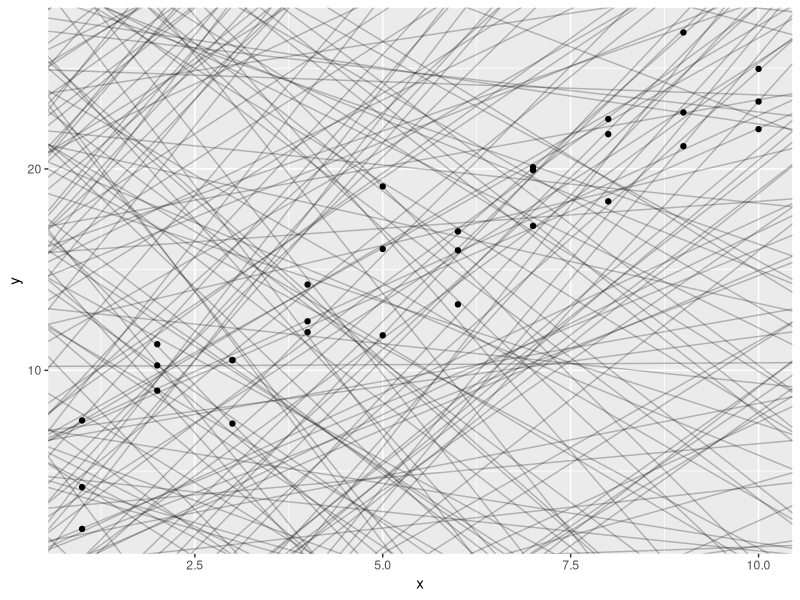
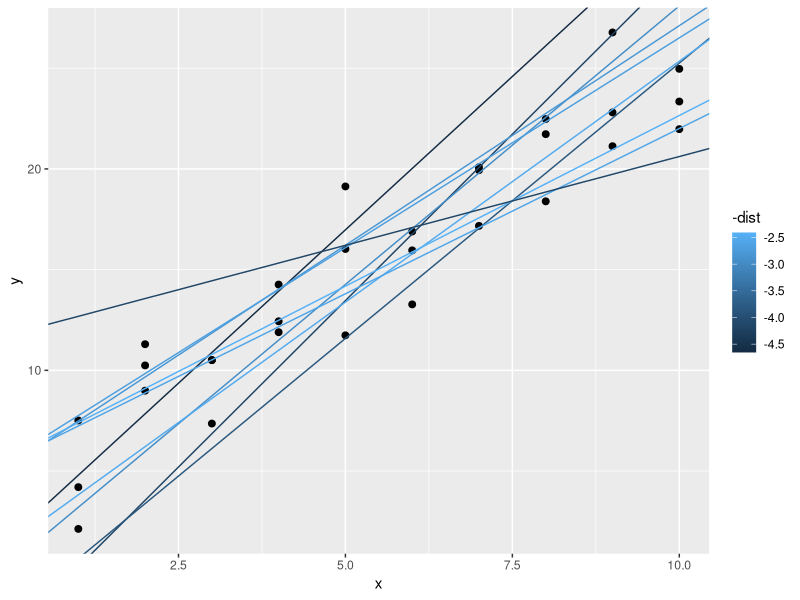
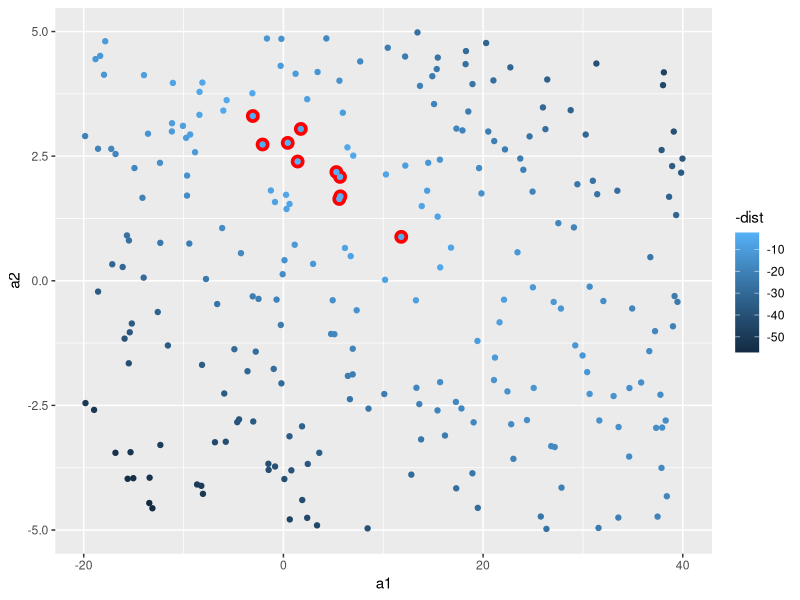

These figures' R source, in order:
## ---- chunk 1
library(tidyverse)
library(modelr)
## ---- chunk 2
models <- tibble(
  a1 = runif(250, -20, 40),
  a2 = runif(250, -5, 5)
)

models

ggplot(data = sim1) + 
  geom_abline(data = models, aes(intercept = a1, slope = a2), alpha = 1/4) + 
  geom_point(aes(x, y))
## ---- chunk 3
# this function outputs a series of y-values when given a matrix containing y-intercepts and slopes, and a dataset
model1 <- function(a, data) {
  a[1] + a[2] * data$x
}
## ---- chunk 4
measure_distance <- function(mod, data) {
  diff <- data$y - model1(mod, data)
  sqrt(mean(diff^2))
}
## ---- chunk 5
sim1_dist <- function(a1, a2) {
  measure_distance(c(a1, a2), sim1)
}

models <- models %>%
  mutate(dist = purrr::map2_dbl(a1, a2, sim1_dist)) %>%
  arrange(models, dist)
## ---- chunk 6
ggplot(sim1, aes(x, y)) + 
  geom_point(size = 2) + 
  geom_abline(data = filter(models, rank(dist) <= 10), aes(intercept = a1, slope = a2, color = -dist))
## ---- chunk 7
ggplot(models, aes(a1, a2)) + 
  geom_point(data = filter(models, rank(dist) <= 10), size = 4, color = "red") + 
  geom_point(aes(color = -dist))
